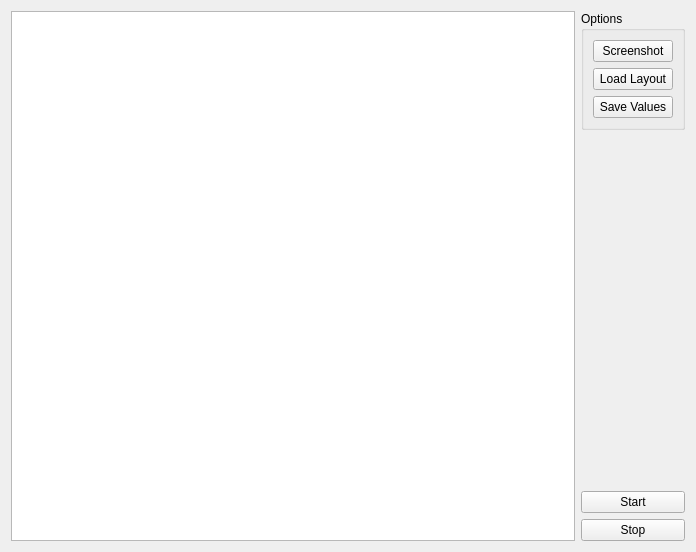
<?xml version="1.0" encoding="UTF-8"?>
<ui version="4.0">
 <class>TMSIImpedanceWidget</class>
 <widget class="QWidget" name="TMSIImpedanceWidget">
  <property name="geometry">
   <rect>
    <x>0</x>
    <y>0</y>
    <width>696</width>
    <height>552</height>
   </rect>
  </property>
  <property name="windowTitle">
   <string>Form</string>
  </property>
  <layout class="QGridLayout" name="gridLayout">
   <item row="0" column="0" rowspan="5">
    <widget class="TMSIPlugin::TMSIImpedanceView" name="m_graphicsView_impedanceView"/>
   </item>
   <item row="4" column="1">
    <widget class="QPushButton" name="m_pushButton_stop">
     <property name="text">
      <string>Stop</string>
     </property>
    </widget>
   </item>
   <item row="3" column="1">
    <widget class="QPushButton" name="m_pushButton_start">
     <property name="autoFillBackground">
      <bool>false</bool>
     </property>
     <property name="text">
      <string>Start</string>
     </property>
    </widget>
   </item>
   <item row="0" column="1">
    <widget class="QGroupBox" name="m_groupBox_Options">
     <property name="sizePolicy">
      <sizepolicy hsizetype="Fixed" vsizetype="Fixed">
       <horstretch>0</horstretch>
       <verstretch>0</verstretch>
      </sizepolicy>
     </property>
     <property name="title">
      <string>Options</string>
     </property>
     <layout class="QVBoxLayout" name="verticalLayout">
      <item>
       <widget class="QPushButton" name="m_pushButton_takeScreenshot">
        <property name="text">
         <string>Screenshot</string>
        </property>
       </widget>
      </item>
      <item>
       <widget class="QPushButton" name="m_pushButton_loadLayout">
        <property name="text">
         <string>Load Layout</string>
        </property>
       </widget>
      </item>
      <item>
       <widget class="QPushButton" name="m_pushButton_saveValues">
        <property name="text">
         <string>Save Values</string>
        </property>
       </widget>
      </item>
     </layout>
    </widget>
   </item>
  </layout>
 </widget>
 <customwidgets>
  <customwidget>
   <class>TMSIPlugin::TMSIImpedanceView</class>
   <extends>QGraphicsView</extends>
   <header>tmsiimpedanceview.h</header>
  </customwidget>
 </customwidgets>
 <resources/>
 <connections/>
</ui>
